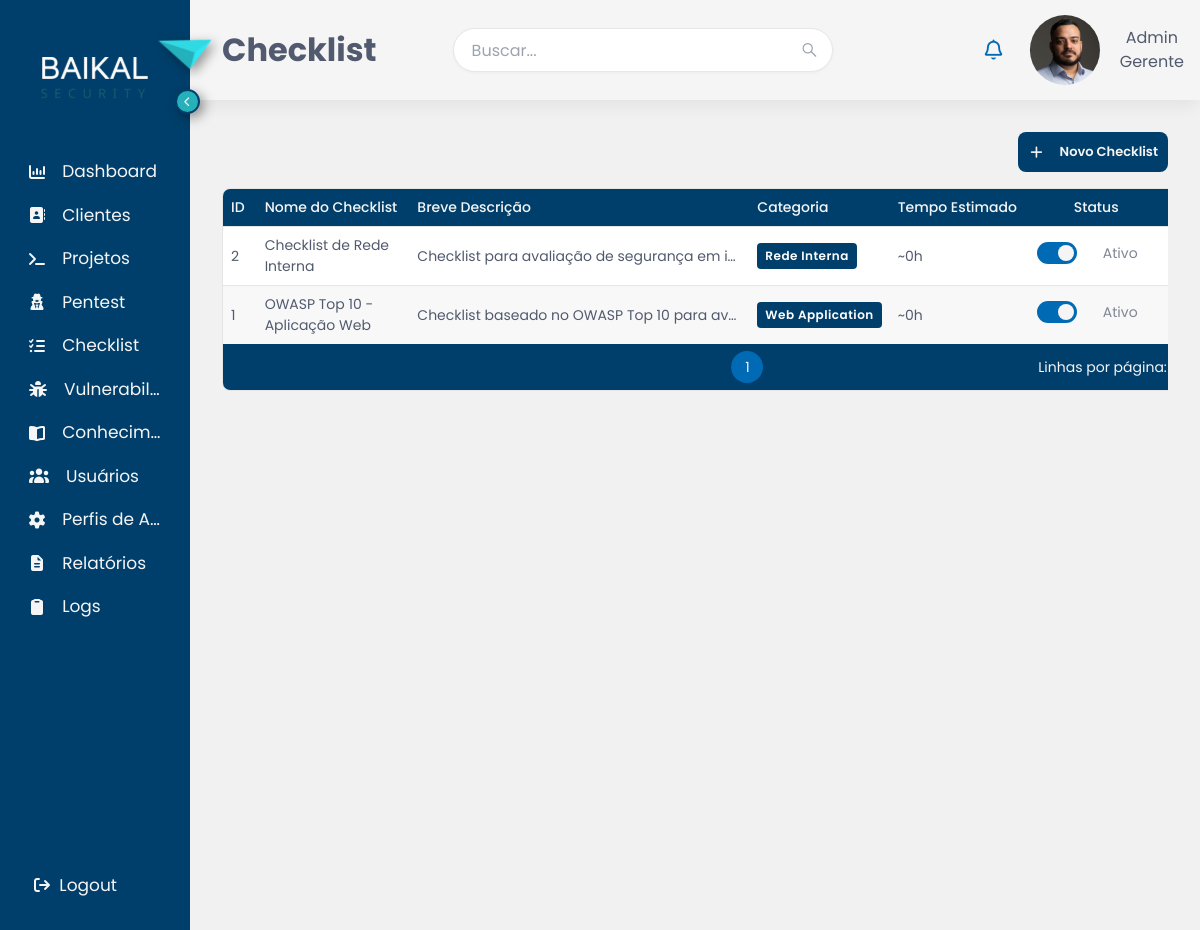
Screenshot of /CiberReport/checklist (signed in) with the database file from the repository.
### tables this page shows
CREATE TABLE IF NOT EXISTS checklist (
  id INT NOT NULL AUTO_INCREMENT,
  nome VARCHAR(80) NOT NULL,
  descricao VARCHAR(1000) DEFAULT NULL,
  categoria VARCHAR(150) DEFAULT NULL,
  habilitado TINYINT NOT NULL DEFAULT 1,
  PRIMARY KEY (id)
);

### app/http/Route.php (called while the page is built, shortened)
<?php
class Route
{
    private static array $routes = [];
    private static function add(string $method, string $path, string $action): void
    {
        self::$routes[] = compact('method', 'path', 'action');
    }
    public static function routes(): array
    {
        return self::$routes;
    }
}

### index.php (called while the page is built, shortened)
<?php
spl_autoload_register(function ($class) {
    $file = __DIR__ . '/app/' . str_replace('\\', '/', $class) . '.php';
});
Router::dispatch();

### app/Controller/ChecklistController.php (called while the page is built, shortened)
<?php
require_once __DIR__ . '/../Model/Database/ChecklistModel.php';
class ChecklistController extends Controller
{
    private ChecklistModel $checklistModel;
    public function __construct()
    {
        $conexao = require __DIR__ . '/../Model/conexao.php';
        $this->checklistModel = new ChecklistModel($conexao);
    }
    public function index()
    {
        $this->view('checklist');
    }
    public function listarChecklist(): array
    {
        return $this->checklistModel->listarChecklist();
    }
}

### app/Model/Database/ChecklistModel.php (called while the page is built, shortened)
<?php
class ChecklistModel
{
    private PDO $pdo;
    public function __construct(PDO $pdo)
    {
        $this->pdo = $pdo;
    }
    public function listarChecklist(): array
    {
        $consultaChecklist = $this->pdo->query(
            'SELECT
                c.id,
                c.nome,
                c.descricao,
                c.categoria,
                c.habilitado,
                COALESCE(SUM(item.tempo_estimado_minutos), 0) AS tempo_estimado_total
            FROM checklist AS c
            LEFT JOIN checklist_item_vinculo AS vinculo
                ON vinculo.checklist_id = c.id
                AND vinculo.habilitado = 1
            LEFT JOIN checklist_item_catalogo AS item
                ON item.id = vinculo.item_id
            GROUP BY c.id, c.nome, c.descricao, c.categoria, c.habilitado
            ORDER BY c.nome'
        );
        return $consultaChecklist->fetchAll(
            PDO::FETCH_ASSOC
        );
    }
}

### app/Views/checklist.php (the view, shortened to what this page needs)
<?php
require_once __DIR__ . '/../Controller/ChecklistController.php';
$controllerChecklist = new ChecklistController();
function escaparHtmlChecklist(mixed $valorChecklist): string
{
    return htmlspecialchars((string) $valorChecklist, ENT_QUOTES, 'UTF-8');
}
function formatarTempoChecklist(int $minutosChecklist): string
{
    if ($minutosChecklist <= 0) {
        return '0h';
    }
    $horasChecklist = intdiv($minutosChecklist, 60);
    $restanteChecklist = $minutosChecklist % 60;
    return $restanteChecklist === 0
        ? "{$horasChecklist}h"
        : sprintf('%dh%02d', $horasChecklist, $restanteChecklist);
}
$checklists = $controllerChecklist->listarChecklist();
?>
<!DOCTYPE html>
<html lang="pt-br">
<head>
    <link rel="stylesheet" href="<?= BASE_URL ?>app/assets/CSS/style.css">
    <link rel="stylesheet" href="<?= BASE_URL ?>app/assets/CSS/Pages/checklist.css">
</head>
<body>
    <?php
    include 'Components/menu.php';
    ?>
    <main class="checklist-pagina">
        <div class="checklist-cadastro-acoes">
            <button
                type="button"
                class="btn-novo-cadastro"
                data-modal-target="checklist-modal-formulario"
                onclick="limparFormularioChecklist()">
                <i class="fa-solid fa-plus"></i>Novo Checklist
            </button>
        </div>
        <div class="tabela-wrapper">
            <table id="table">
                <thead>
                    <tr>
                        <th data-col="0">
                            <span class="th-label">
                                ID
                            </span>
                        </th>
                        <th data-col="1">
                            <span class="th-label">
                                Nome do Checklist
                            </span>
                        </th>
                        <th data-col="2">
                            <span class="th-label">Breve Descrição</span>
                        </th>
                        <th data-col="3">
                            <span class="th-label">
                                Categoria
                            </span>
                        </th>
                        <th data-col="4">
                            <span class="th-label">
                                Tempo Estimado
                            </span>
                        </th>
                        <th data-col="5" class="col-status">
                            <span class="th-label">Status</span>
                        </th>
                        <th>Ações</th>
                    </tr>
                </thead>
                <tbody>
                    <?php foreach ($checklists as $checklist): ?>
                        <?php $ativoChecklist = (bool) $checklist['habilitado']; ?>
                        <tr class="<?= $ativoChecklist ? '' : 'linha-inativa' ?>">
                            <td><?= (int) $checklist['id'] ?></td>
                            <td><?= escaparHtmlChecklist($checklist['nome']) ?></td>
                            <td class="checklist-tabela-descricao">
                                <?= escaparHtmlChecklist($checklist['descricao'] ?? '') ?>
                            </td>
                            <td>
                                <span class="checklist-categoria-badge">
                                    <?= escaparHtmlChecklist($checklist['categoria'] ?? '') ?>
                                </span>
                            </td>
                            <td>
                                ~<?= formatarTempoChecklist((int) $checklist['tempo_estimado_total']) ?>
                            </td>
                            <td class="col-status">
                                <div class="checklist-status">
                                    <label class="switch">
                                        <span class="switch-slider"></span>
                                    </label>
                                    <span class="checklist-status-texto">
                                        <?= $ativoChecklist ? 'Ativo' : 'Inativo' ?>
                                    </span>
                                </div>
                            </td>
                            <td>
                            </td>
                        </tr>
                    <?php endforeach; ?>
                </tbody>
                <tfoot>
                    <tr>
                        <td colspan="7" class="rodape-tabela">
                            <div class="paginacao"></div>
                        </td>
                    </tr>
                </tfoot>
            </table>
        </div>
    </main>
</body>
</html>

### app/Core/Router.php (shortened to what this page needs)
<?php
class Router
{
    public static function dispatch(): void
    {
        $config     = require __DIR__ . '/../../config/app.php';
        $uri        = parse_url($_SERVER['REQUEST_URI'], PHP_URL_PATH) ?: '/';
        $baseFolder = '/' . trim($config['base_folder'], '/');
        $method     = $_SERVER['REQUEST_METHOD'];
        if ($baseFolder !== '/' && ($uri === $baseFolder || str_starts_with($uri, $baseFolder . '/'))) {
            $uri = substr($uri, strlen($baseFolder)) ?: '/';
        }
        $uri = '/' . trim($uri, '/');
        foreach (Route::routes() as $route) {
            if ($route['method'] !== $method || $route['path'] !== $uri) {
                continue;
            }
            [$controllerName, $methodName] = explode('@', $route['action']);
            $controllerClass = "Controller\\{$controllerName}";
            if (class_exists($controllerClass)) {
                $controller = new $controllerClass();
                if (method_exists($controller, $methodName)) {
                    $controller->$methodName();
                    return;
                }
            }
        }
    }
}

### rows the page displays
checklist: id "2", nome "Checklist de Rede Interna", descricao "Checklist para avaliação de segurança em i…", categoria "Rede Interna", tempo_estimado_total "0h", habilitado "Ativo"
checklist: id "1", nome "OWASP Top 10 - Aplicação Web", descricao "Checklist baseado no OWASP Top 10 para av…", categoria "Web Application", tempo_estimado_total "0h", habilitado "Ativo"
